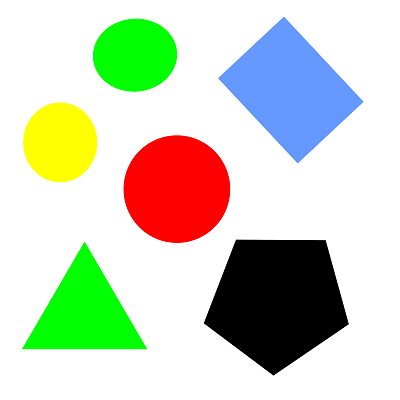
#> input picture Black/black01.png, 400 x 400 px; its folder holds 3 pictures in this run
$ python black.py
#> lines starting #> are read from the running program, lines starting #| are printed output that depends on the picture; after the words box and inside, x2 and y2 are one past the last pixel; in counts of white or black regions, pixels touching at a corner belong together
import cv2
import numpy as np

for i in range(1, 4):
    img = cv2.imread('black0' + str(i) + '.png', 1)
#> img is the input picture: shape (400, 400, 3); mean B, G, R 193.1, 212.2, 204.8
    hsv = cv2.cvtColor(img, cv2.COLOR_BGR2HSV)
#> hsv: shape (400, 400, 3); mean H, S, V 12.7, 50.3, 233.3

    lower_api0 = np.array([0, 0, 0])
    upper_api0 = np.array([10, 20, 20])
    mask = cv2.inRange(hsv, lower_api0, upper_api0)
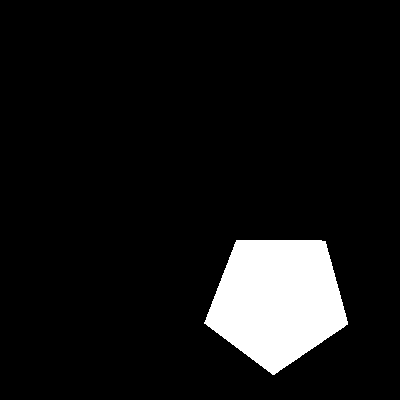
#> mask: shape (400, 400); 8.4% white; 1 white region, box (x1, y1, x2, y2) and area: (204, 240, 348, 375) 13502

    new_img = cv2.bitwise_and(img, img, mask=mask)
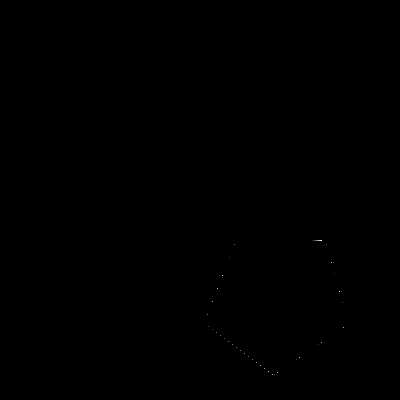
#> new_img: shape (400, 400, 3); min 0, max 20, mean 0.0029; drawn with min black and max white

    cv2.imshow('mask', mask)
    cv2.imshow('image', img)

    cv2.waitKey(0)
    cv2.destroyAllWindows()
#> pass 2 of the loop `for i in range(1, 4):`:
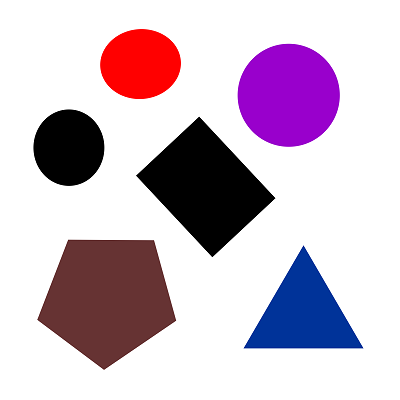
#> input picture Black/black02.png, 400 x 400 px
#> img is the input picture: shape (400, 400, 3); mean B, G, R 203.2, 188.7, 205.7
#> hsv: shape (400, 400, 3); mean H, S, V 11.8, 40.1, 214.2
#> `mask = cv2.inRange(hsv, lower_api0, upper_api0)`:
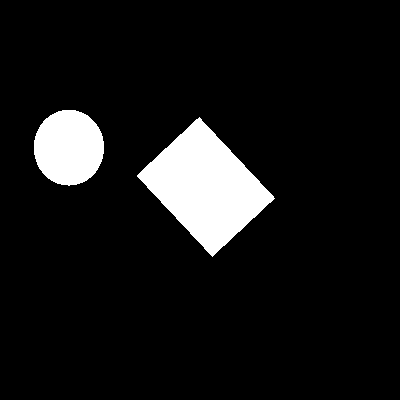
#> mask: shape (400, 400); 8.6% white; 2 white regions, box (x1, y1, x2, y2) and area: (137, 117, 275, 257) 9559, (34, 110, 104, 186) 4185
#> `new_img = cv2.bitwise_and(img, img, mask=mask)`:
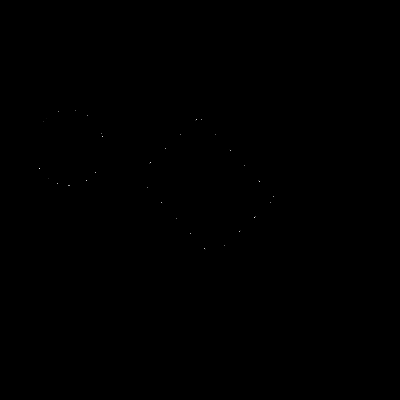
#> new_img: shape (400, 400, 3); min 0, max 20, mean 0.00256; drawn with min black and max white
#> pass 3 of the loop `for i in range(1, 4):`:
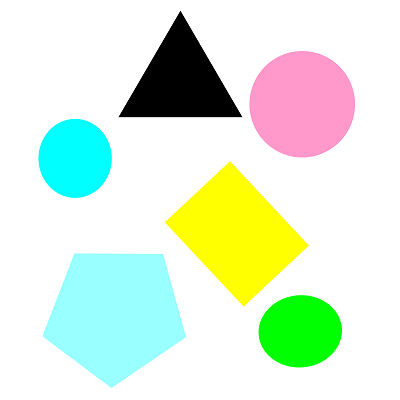
#> input picture Black/black03.png, 400 x 400 px
#> img is the input picture: shape (400, 400, 3); mean B, G, R 217.7, 238.8, 221.2
#> hsv: shape (400, 400, 3); mean H, S, V 23.2, 45.4, 244.5
#> `mask = cv2.inRange(hsv, lower_api0, upper_api0)`:
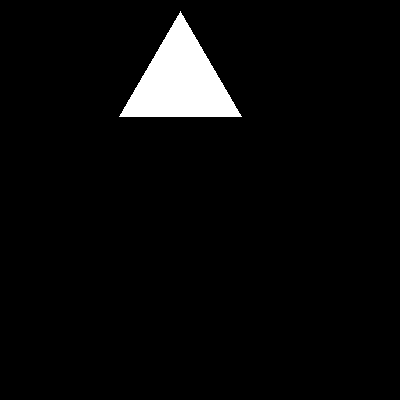
#> mask: shape (400, 400); 4.1% white; 1 white region, box (x1, y1, x2, y2) and area: (119, 11, 242, 117) 6515
